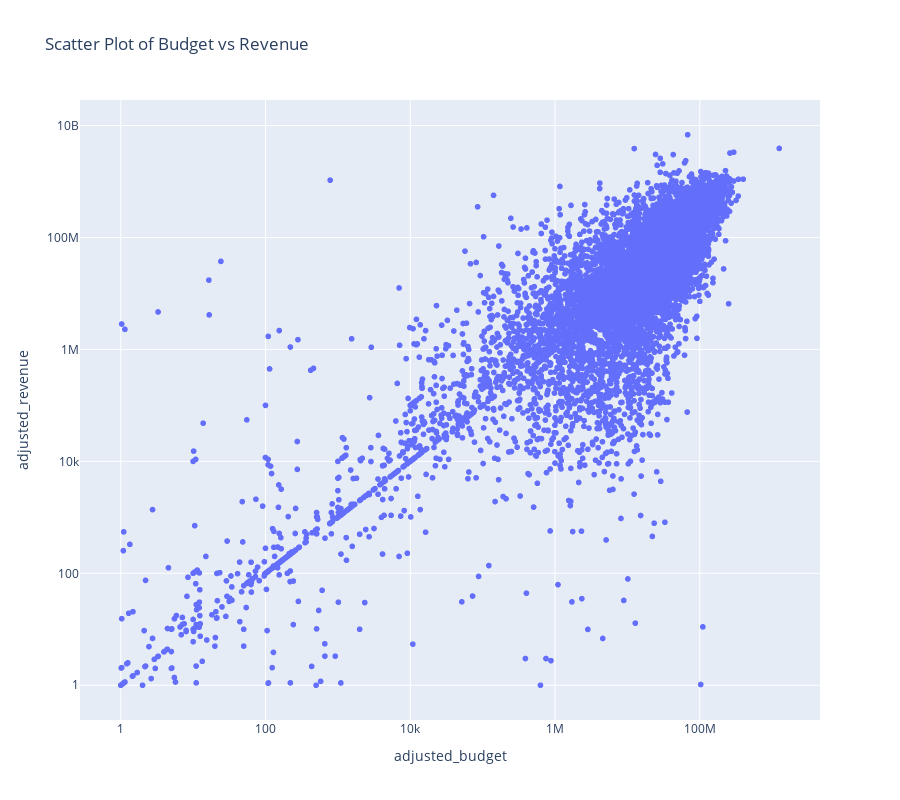

This figure's notebook cell:
### Markdown cell above
## Find Relation Between Budget and Revenue

### Code cell
import plotly.express as px

fig = px.scatter(
    regression_dataset_processed_df,
    x='adjusted_budget',
    y='adjusted_revenue',
    title='Scatter Plot of Budget vs Revenue',
    labels={'budget': 'Budget', 'revenue': 'Revenue'}
)

fig.update_layout(
    xaxis=dict(type='log'),
    yaxis=dict(type='log'),
    height=800
)

fig.show()

### Figure 1 — Plotly figure (JSON) as saved in the notebook; plotly's stock layout.template omitted (floating-point values rounded to 4 significant figures; data arrays with more than 128 entries replaced by an {"elided": "..."} marker saying what was removed)
{"data": [{"hovertemplate": "adjusted_budget=%{x}<br>adjusted_revenue=%{y}<extra></extra>", "legendgroup": "", "marker": {"color": "#636efa", "symbol": "circle"}, "mode": "markers", "name": "", "showlegend": false, "type": "scattergl", "x": {"elided": "8344 float values"}, "xaxis": "x", "y": {"elided": "8344 float values"}, "yaxis": "y"}], "layout": {"height": 800, "legend": {"tracegroupgap": 0}, "title": {"text": "Scatter Plot of Budget vs Revenue"}, "xaxis": {"anchor": "y", "domain": [0, 1], "title": {"text": "adjusted_budget"}, "type": "log"}, "yaxis": {"anchor": "x", "domain": [0, 1], "title": {"text": "adjusted_revenue"}, "type": "log"}}}
